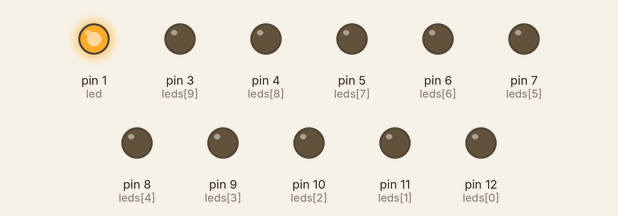
Recording of a sketch running on a simulated Arduino Uno, built with avr-gcc and run on an emulated ATmega328P. Shown: output pins drawn as LEDs (lit = HIGH).

Above: at 0.5 s.
At 1.5 s:
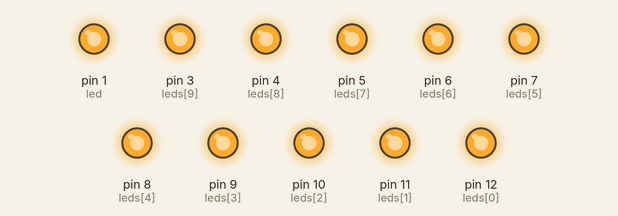
At 5.5 s:
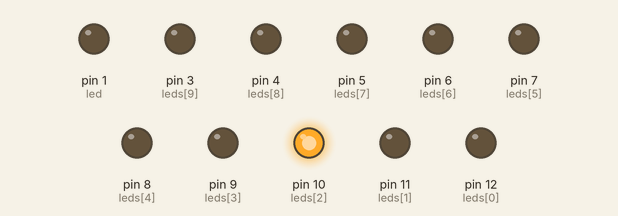
At 10.0 s:
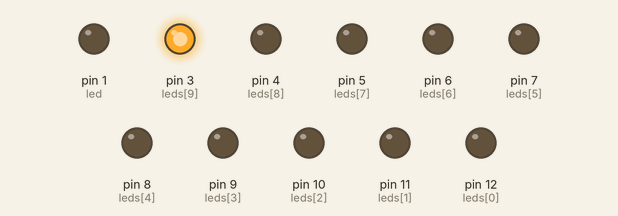
At 14.0 s:
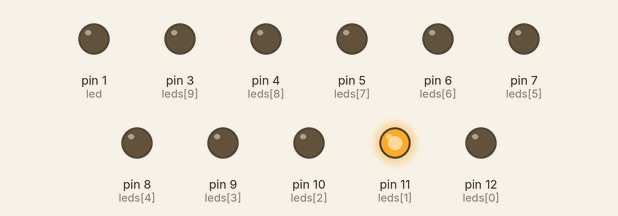
At 18.5 s:
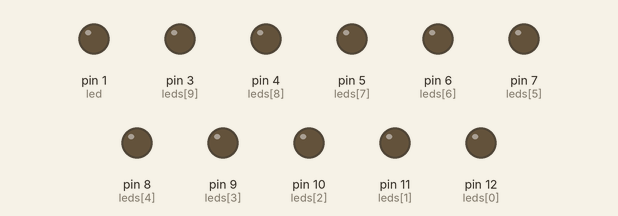
Timing chart, 0 to 19.5 s (numbered marks = the images above):
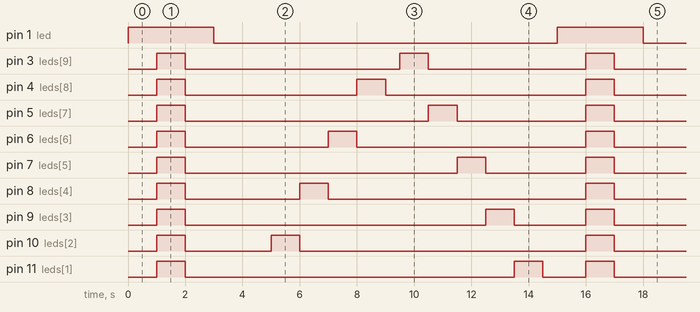

The sketch:

es_tre.ino
```cpp
int leds[]={12, 11, 10, 9, 8, 7, 6, 5, 4, 3};

int led_dispari[] = { 12, 10, 8, 6, 4 };  // array di pin di arduino collegati a led dispani in ordine crescente
int led_pari[] = { 3, 5, 7, 9, 11 };      //array dei pin di arduino collegati a led pari in ordine descrescente

int led = 1;

void setup() {
  for (int i = 0; i < 10; i++) {
    pinMode(leds[i], OUTPUT);
  }
  pinMode(led, OUTPUT);
}

void loop() {
  digitalWrite(led, HIGH);
  delay(1000);
  for(int i = 0; i<10; i++){
    digitalWrite(leds[i], HIGH);
  }
  delay(1000);
  for(int j = 0;j<10; j++){
    digitalWrite(leds[j], LOW);
  }
  delay(1000);
  digitalWrite(led, LOW);
  delay(1000);
  for (int i = 0; i < 5; i++) {
    digitalWrite(led_dispari[i], HIGH);
    delay(1000);
    digitalWrite(led_dispari[i], LOW);
  }
  delay(500);
  for (int j = 0; j < 5; j++) {
    digitalWrite(led_pari[j], HIGH);
    delay(1000);
    digitalWrite(led_pari[j], LOW);
  }
  delay(500);

}
```

Measured:
- by itself, pin 1 (led): alternates HIGH for 3.0 s and LOW for 12.0 s
- by itself, pin 3 (leds[9]): repeats every 15.0 s: LOW 7.5 s, HIGH 1.0 s, LOW 5.5 s, HIGH 1.0 s
- by itself, pin 4 (leds[8]): repeats every 15.0 s: LOW 6.0 s, HIGH 1.0 s, LOW 7.0 s, HIGH 1.0 s
- by itself, pin 5 (leds[7]): repeats every 15.0 s: LOW 8.5 s, HIGH 1.0 s, LOW 4.5 s, HIGH 1.0 s
- by itself, pin 6 (leds[6]): repeats every 15.0 s: LOW 5.0 s, HIGH 1.0 s, LOW 8.0 s, HIGH 1.0 s
- by itself, pin 7 (leds[5]): repeats every 15.0 s: LOW 9.5 s, HIGH 1.0 s, LOW 3.5 s, HIGH 1.0 s
- by itself, pin 8 (leds[4]): repeats every 15.0 s: LOW 4.0 s, HIGH 1.0 s, LOW 9.0 s, HIGH 1.0 s
- by itself, pin 9 (leds[3]): repeats every 15.0 s: LOW 10.5 s, HIGH 1.0 s, LOW 2.5 s, HIGH 1.0 s
